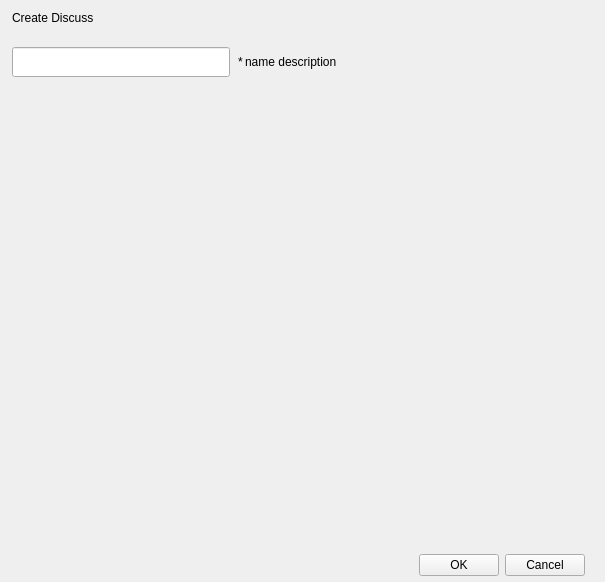
<?xml version="1.0" encoding="UTF-8"?>
<ui version="4.0">
 <class>CreateDiscussDialog</class>
 <widget class="FramelessDialog" name="CreateDiscussDialog">
  <property name="geometry">
   <rect>
    <x>0</x>
    <y>0</y>
    <width>605</width>
    <height>582</height>
   </rect>
  </property>
  <property name="windowTitle">
   <string>CreateDiscussDialog</string>
  </property>
  <layout class="QVBoxLayout" name="verticalLayoutMain" stretch="0,1,0">
   <property name="spacing">
    <number>0</number>
   </property>
   <property name="leftMargin">
    <number>0</number>
   </property>
   <property name="topMargin">
    <number>0</number>
   </property>
   <property name="rightMargin">
    <number>0</number>
   </property>
   <property name="bottomMargin">
    <number>0</number>
   </property>
   <item>
    <widget class="QWidget" name="titlebar" native="true">
     <property name="sizePolicy">
      <sizepolicy hsizetype="Expanding" vsizetype="Expanding">
       <horstretch>0</horstretch>
       <verstretch>0</verstretch>
      </sizepolicy>
     </property>
     <property name="minimumSize">
      <size>
       <width>0</width>
       <height>35</height>
      </size>
     </property>
     <property name="maximumSize">
      <size>
       <width>16777215</width>
       <height>35</height>
      </size>
     </property>
     <layout class="QHBoxLayout" name="horizontalLayout_11" stretch="0,1,0">
      <property name="spacing">
       <number>0</number>
      </property>
      <property name="leftMargin">
       <number>0</number>
      </property>
      <property name="topMargin">
       <number>0</number>
      </property>
      <property name="rightMargin">
       <number>0</number>
      </property>
      <property name="bottomMargin">
       <number>0</number>
      </property>
      <item>
       <widget class="QWidget" name="titlewidget" native="true">
        <property name="sizePolicy">
         <sizepolicy hsizetype="Expanding" vsizetype="Expanding">
          <horstretch>0</horstretch>
          <verstretch>0</verstretch>
         </sizepolicy>
        </property>
        <layout class="QHBoxLayout" name="horizontalLayout_10">
         <property name="spacing">
          <number>0</number>
         </property>
         <property name="leftMargin">
          <number>12</number>
         </property>
         <property name="topMargin">
          <number>0</number>
         </property>
         <property name="rightMargin">
          <number>0</number>
         </property>
         <property name="bottomMargin">
          <number>0</number>
         </property>
         <item>
          <widget class="QLabel" name="title">
           <property name="sizePolicy">
            <sizepolicy hsizetype="Expanding" vsizetype="Expanding">
             <horstretch>0</horstretch>
             <verstretch>0</verstretch>
            </sizepolicy>
           </property>
           <property name="text">
            <string>Create Discuss</string>
           </property>
          </widget>
         </item>
        </layout>
       </widget>
      </item>
      <item>
       <spacer name="horizontalSpacer">
        <property name="orientation">
         <enum>Qt::Horizontal</enum>
        </property>
        <property name="sizeHint" stdset="0">
         <size>
          <width>233</width>
          <height>2</height>
         </size>
        </property>
       </spacer>
      </item>
      <item>
       <layout class="QVBoxLayout" name="verticalLayout_6">
        <property name="spacing">
         <number>0</number>
        </property>
        <property name="leftMargin">
         <number>0</number>
        </property>
        <property name="topMargin">
         <number>0</number>
        </property>
        <property name="rightMargin">
         <number>0</number>
        </property>
        <property name="bottomMargin">
         <number>0</number>
        </property>
        <item>
         <layout class="QHBoxLayout" name="horizontalLayout_6">
          <property name="spacing">
           <number>0</number>
          </property>
          <property name="leftMargin">
           <number>0</number>
          </property>
          <property name="topMargin">
           <number>0</number>
          </property>
          <property name="rightMargin">
           <number>0</number>
          </property>
          <property name="bottomMargin">
           <number>0</number>
          </property>
          <item>
           <widget class="QPushButton" name="btnMinimize">
            <property name="sizePolicy">
             <sizepolicy hsizetype="Expanding" vsizetype="Expanding">
              <horstretch>0</horstretch>
              <verstretch>0</verstretch>
             </sizepolicy>
            </property>
            <property name="focusPolicy">
             <enum>Qt::NoFocus</enum>
            </property>
            <property name="text">
             <string/>
            </property>
            <property name="flat">
             <bool>true</bool>
            </property>
           </widget>
          </item>
          <item>
           <widget class="QPushButton" name="btnMaximize">
            <property name="focusPolicy">
             <enum>Qt::NoFocus</enum>
            </property>
            <property name="statusTip">
             <string/>
            </property>
            <property name="text">
             <string/>
            </property>
            <property name="checkable">
             <bool>true</bool>
            </property>
            <property name="flat">
             <bool>true</bool>
            </property>
           </widget>
          </item>
          <item>
           <widget class="QPushButton" name="btnClose">
            <property name="sizePolicy">
             <sizepolicy hsizetype="Expanding" vsizetype="Expanding">
              <horstretch>0</horstretch>
              <verstretch>0</verstretch>
             </sizepolicy>
            </property>
            <property name="focusPolicy">
             <enum>Qt::NoFocus</enum>
            </property>
            <property name="text">
             <string/>
            </property>
            <property name="flat">
             <bool>true</bool>
            </property>
           </widget>
          </item>
         </layout>
        </item>
        <item>
         <spacer name="verticalSpacer_4">
          <property name="orientation">
           <enum>Qt::Vertical</enum>
          </property>
          <property name="sizeType">
           <enum>QSizePolicy::Expanding</enum>
          </property>
          <property name="sizeHint" stdset="0">
           <size>
            <width>0</width>
            <height>1</height>
           </size>
          </property>
         </spacer>
        </item>
       </layout>
      </item>
     </layout>
    </widget>
   </item>
   <item>
    <widget class="QWidget" name="centralWidget" native="true">
     <layout class="QVBoxLayout" name="verticalLayout" stretch="0,1">
      <property name="spacing">
       <number>12</number>
      </property>
      <property name="leftMargin">
       <number>0</number>
      </property>
      <property name="topMargin">
       <number>12</number>
      </property>
      <property name="rightMargin">
       <number>0</number>
      </property>
      <property name="bottomMargin">
       <number>12</number>
      </property>
      <item>
       <widget class="QWidget" name="nameBar" native="true">
        <layout class="QHBoxLayout" name="horizontalLayout_2" stretch="0,0,0,0,1">
         <property name="spacing">
          <number>2</number>
         </property>
         <property name="leftMargin">
          <number>12</number>
         </property>
         <property name="topMargin">
          <number>0</number>
         </property>
         <property name="rightMargin">
          <number>12</number>
         </property>
         <property name="bottomMargin">
          <number>0</number>
         </property>
         <item>
          <widget class="QLineEdit" name="leditName">
           <property name="minimumSize">
            <size>
             <width>218</width>
             <height>30</height>
            </size>
           </property>
           <property name="maximumSize">
            <size>
             <width>218</width>
             <height>30</height>
            </size>
           </property>
           <property name="maxLength">
            <number>50</number>
           </property>
          </widget>
         </item>
         <item>
          <spacer name="horizontalSpacer_3">
           <property name="orientation">
            <enum>Qt::Horizontal</enum>
           </property>
           <property name="sizeType">
            <enum>QSizePolicy::Fixed</enum>
           </property>
           <property name="sizeHint" stdset="0">
            <size>
             <width>6</width>
             <height>20</height>
            </size>
           </property>
          </spacer>
         </item>
         <item>
          <widget class="QLabel" name="labelAristic">
           <property name="text">
            <string>*</string>
           </property>
          </widget>
         </item>
         <item>
          <widget class="QLabel" name="labelNameRule">
           <property name="text">
            <string>name description</string>
           </property>
          </widget>
         </item>
         <item>
          <spacer name="horizontalSpacer_2">
           <property name="orientation">
            <enum>Qt::Horizontal</enum>
           </property>
           <property name="sizeHint" stdset="0">
            <size>
             <width>40</width>
             <height>20</height>
            </size>
           </property>
          </spacer>
         </item>
        </layout>
       </widget>
      </item>
      <item>
       <widget class="SelectContactWidget" name="widgetSelect" native="true">
        <property name="minimumSize">
         <size>
          <width>0</width>
          <height>360</height>
         </size>
        </property>
       </widget>
      </item>
     </layout>
    </widget>
   </item>
   <item>
    <widget class="QWidget" name="bottomBar" native="true">
     <property name="minimumSize">
      <size>
       <width>0</width>
       <height>33</height>
      </size>
     </property>
     <property name="maximumSize">
      <size>
       <width>16777215</width>
       <height>33</height>
      </size>
     </property>
     <layout class="QHBoxLayout" name="horizontalLayout_5">
      <property name="leftMargin">
       <number>9</number>
      </property>
      <property name="topMargin">
       <number>0</number>
      </property>
      <property name="rightMargin">
       <number>20</number>
      </property>
      <property name="bottomMargin">
       <number>0</number>
      </property>
      <item>
       <spacer name="horizontalSpacer_6">
        <property name="orientation">
         <enum>Qt::Horizontal</enum>
        </property>
        <property name="sizeHint" stdset="0">
         <size>
          <width>40</width>
          <height>20</height>
         </size>
        </property>
       </spacer>
      </item>
      <item>
       <widget class="QPushButton" name="pushButtonOK">
        <property name="minimumSize">
         <size>
          <width>80</width>
          <height>0</height>
         </size>
        </property>
        <property name="text">
         <string>OK</string>
        </property>
       </widget>
      </item>
      <item>
       <widget class="QPushButton" name="pushButtonClose">
        <property name="minimumSize">
         <size>
          <width>80</width>
          <height>0</height>
         </size>
        </property>
        <property name="text">
         <string>Cancel</string>
        </property>
       </widget>
      </item>
     </layout>
    </widget>
   </item>
  </layout>
 </widget>
 <layoutdefault spacing="6" margin="11"/>
 <customwidgets>
  <customwidget>
   <class>SelectContactWidget</class>
   <extends>QWidget</extends>
   <header location="global">selectcontactwidget.h</header>
   <container>1</container>
  </customwidget>
  <customwidget>
   <class>FramelessDialog</class>
   <extends>QWidget</extends>
   <header>framelessdialog.h</header>
   <container>1</container>
  </customwidget>
 </customwidgets>
 <resources/>
 <connections/>
</ui>
